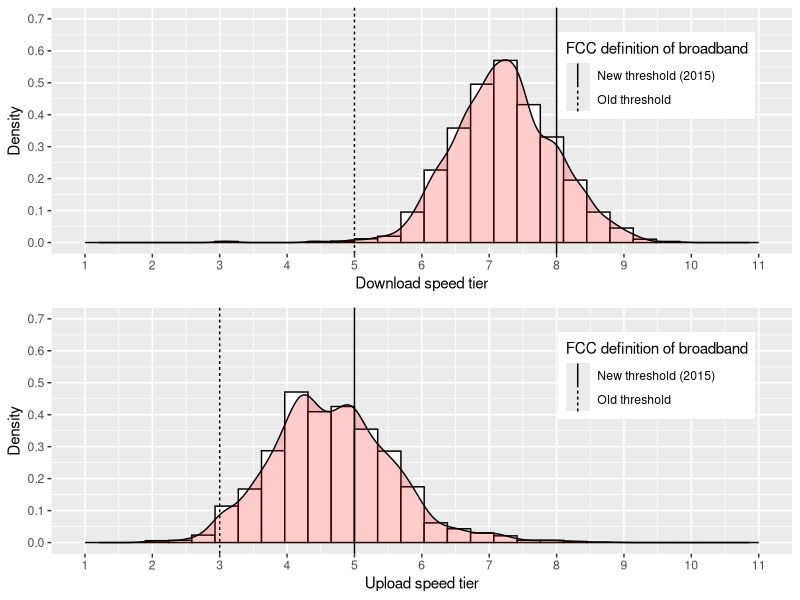

Recreate this plot in R. (Note: this script raises an error after producing the figure.)
## ---- chunk 1
knitr::opts_chunk$set(echo = TRUE)
## ---- chunk 2
## libraries
libs <- c('tidyverse','rstan','broom','RSQLite','maps','mapproj','maptools',
          'scales','RColorBrewer','grid','gridExtra', 'gtable')
sapply(libs, require, character.only = TRUE)
## ---- chunk 3
## loading utils.R
## ---- chunk 4
## =============================================================================
## Broadband histogram (Skinner, Ben, 2019)
## =============================================================================


df_oap <- read_csv('analysis_oap.csv') %>%
    filter(unitid != 150987)

threshold_dl <- data.frame(x = c(5, 8), name = c('Old threshold',
                                                 'New threshold (2015)'))

g <- ggplot(df_oap, aes(x = pdw2_download)) +
    geom_histogram(aes(y = ..density..), fill = 'white', colour = 'black') +
    geom_density(alpha = .2, fill = 'red') +
    geom_vline(aes(xintercept = x, linetype = name), data = threshold_dl) +
    scale_x_continuous(breaks = 1:11, limits = c(1,11)) +
    scale_y_continuous(breaks = seq(0,1,.1), limits = (c(0, 0.7))) +
    xlab('Download speed tier') +
    ylab('Density') +
    labs(linetype = 'FCC definition of broadband') +
    theme(legend.justification = c(1,1),
          legend.position = c(.95,.9))

g1 <- ggplotGrob(g)

threshold_ul <- data.frame(x = c(3, 5), name = c('Old threshold',
                                                 'New threshold (2015)'))

g <- ggplot(df_oap, aes(x = pdw2_upload)) +
    geom_histogram(aes(y = ..density..), fill = 'white', colour = 'black') +
    geom_density(alpha = .2, fill = 'red') +
    geom_vline(aes(xintercept = x, linetype = name), data = threshold_ul) +
    scale_x_continuous(breaks = 1:11, limits = c(1,11)) +
    scale_y_continuous(breaks = seq(0,1,.1), limits = (c(0, 0.7))) +
    xlab('Upload speed tier') +
    ylab('Density') +
    labs(linetype = 'FCC definition of broadband') +
    theme(legend.justification = c(1,1),
          legend.position = c(.95,.9))

g2 <- ggplotGrob(g)
g3 <- rbind(g1, g2, size = "first")
g$widths <- unit.pmax(g1$widths, g2$widths)
grid.newpage()
grid.draw(g3)
## ---- chunk 5
## -------------------------------
## COMBO: download + upload margin
## -------------------------------

odir <- './output/'

## get files: single level, normal all
files <- grep('sl_normal_full_pdw2_all_*', list.files(odir), value = T)
df <- read_stan_csv(file.path(odir, files))
params <- extract(df)
sl_beta <- params$beta

## get files: varying intercept, normal all
files <- grep('vi_normal_full_pdw2_all_*', list.files(odir), value = T)
df <- read_stan_csv(file.path(odir, files))
params <- extract(df)
vi_beta <- params$beta

## set axis ranges
x_range <- seq(0,10,.1)
y_range <- get_y_range(df_oap, x_range)

## compute margins
comb_sl <- get_margin_mult(df, sl_beta[,1:2], sl_beta[,3:4], x_range, y_range)
comb_vi <- get_margin_mult(df, vi_beta[,1:2], vi_beta[,3:4], x_range, y_range)


## plot single-level, dl+ul
g <- ggplot(comb_sl, aes(x = x, y = med)) +
    geom_hline(aes(yintercept = 0), linetype = 'dashed') +
    geom_ribbon(aes(ymin = lo_ci, ymax = hi_ci), fill = 'red', alpha = 0.4) +
    geom_line() +
    scale_x_continuous(breaks = 1:11,
                       labels = 1:11 %+% '/' %+% round(get_y_range(df_oap, 1:11),2)) +
    scale_y_continuous(breaks = seq(-1,1,.1), limits = c(-0.5, 1),
                       labels = seq(-100, 100, 10)) +
    labs(x = 'Tiers of broadband speed: download / upload',
         y = 'Percent change in number of students\n'%+%
             'taking some online courses')
g
## ---- chunk 6
## plot varying-intercept, dl+ul
g <- ggplot(comb_vi, aes(x = x, y = med)) +
    geom_hline(aes(yintercept = 0), linetype = 'dashed') +
    geom_ribbon(aes(ymin = lo_ci, ymax = hi_ci), fill = 'red', alpha = 0.4) +
    geom_line() +
    scale_x_continuous(breaks = 1:11,
                       labels = 1:11 %+% '/' %+% round(get_y_range(df_oap, 1:11),2)) +
    scale_y_continuous(breaks = seq(-1,1,.1), limits = c(-0.5, 1),
                       labels = seq(-100, 100, 10)) +
    labs(x = 'Tiers of broadband speed: download / upload',
         y = 'Percent change in number of students\n'%+%
             'taking some online courses')
g
